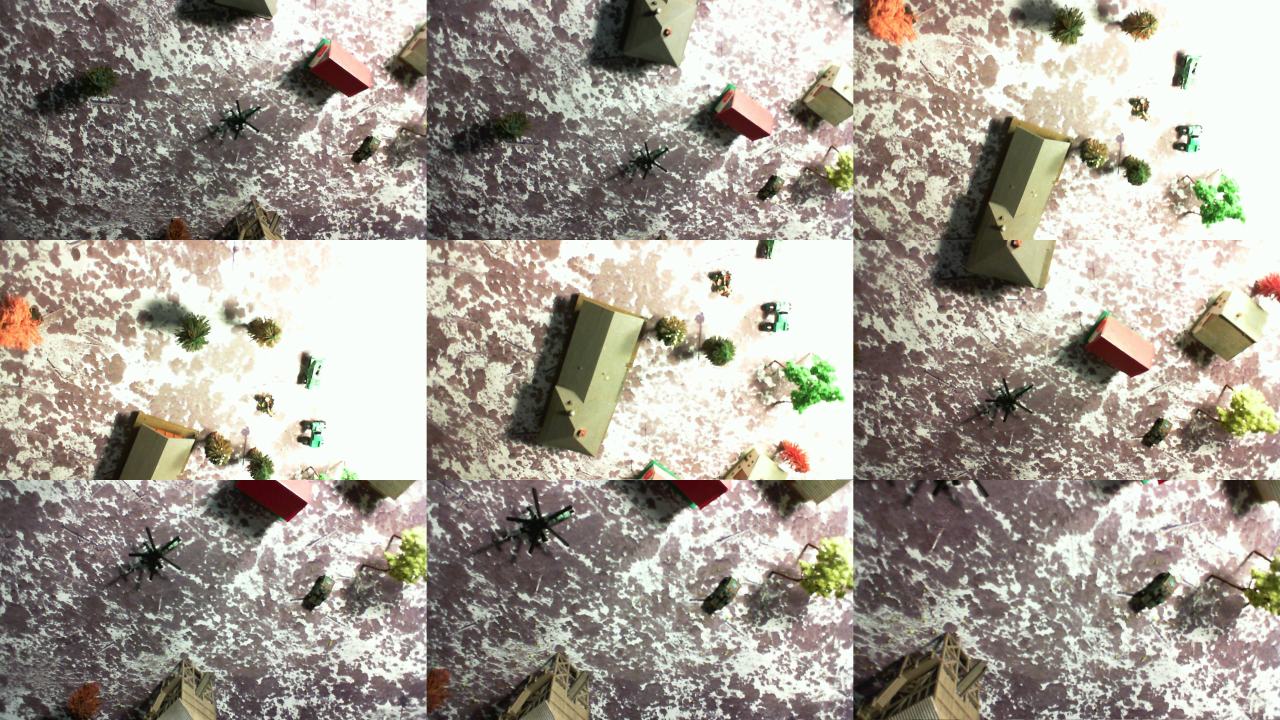
%> input picture extract_frame/RobotScene-s0015-p02-c02.jpg, 3840 x 2160 px (shown at 1/3 size); its folder holds only this picture in this run
$ octave --eval "cat_all;"   (GNU Octave 9; MATLAB toolbox functions it lacks are replaced by stand-ins)
%> lines starting %> are read from the running program, lines starting %| are printed output that depends on the picture
### extract_frame/extract4from9.m
function [res_img] = extract4from9(fname)
%> called with fname = 'RobotScene-s0015-p02-c02.jpg'

img = imread(fname);
frame2 = img(1:720, 1281:2560, :);
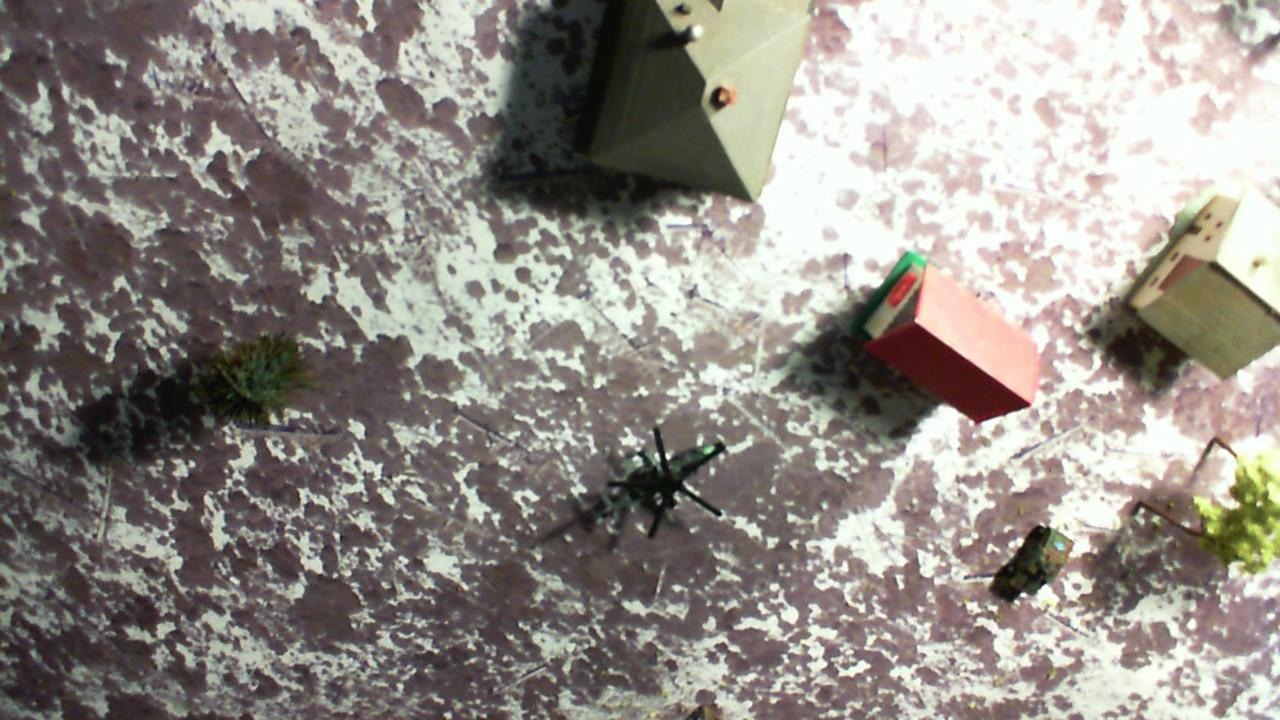
%> frame2: size 720x1280x3 uint8; mean R, G, B 146.9, 141.4, 134.7
frame4 = img(721:1440, 1:1280, :);
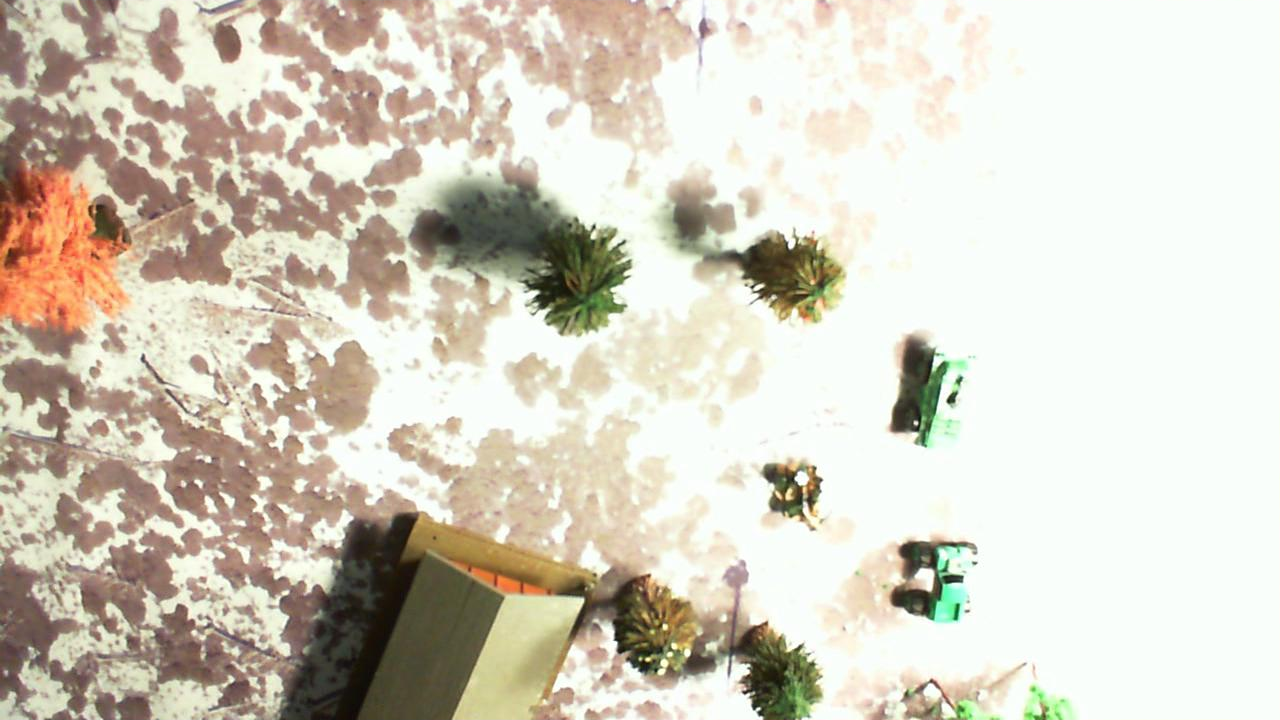
%> frame4: size 720x1280x3 uint8; mean R, G, B 213.1, 207.2, 192.8
frame6 = img(721:1440, 2561: 2560+1280, :);
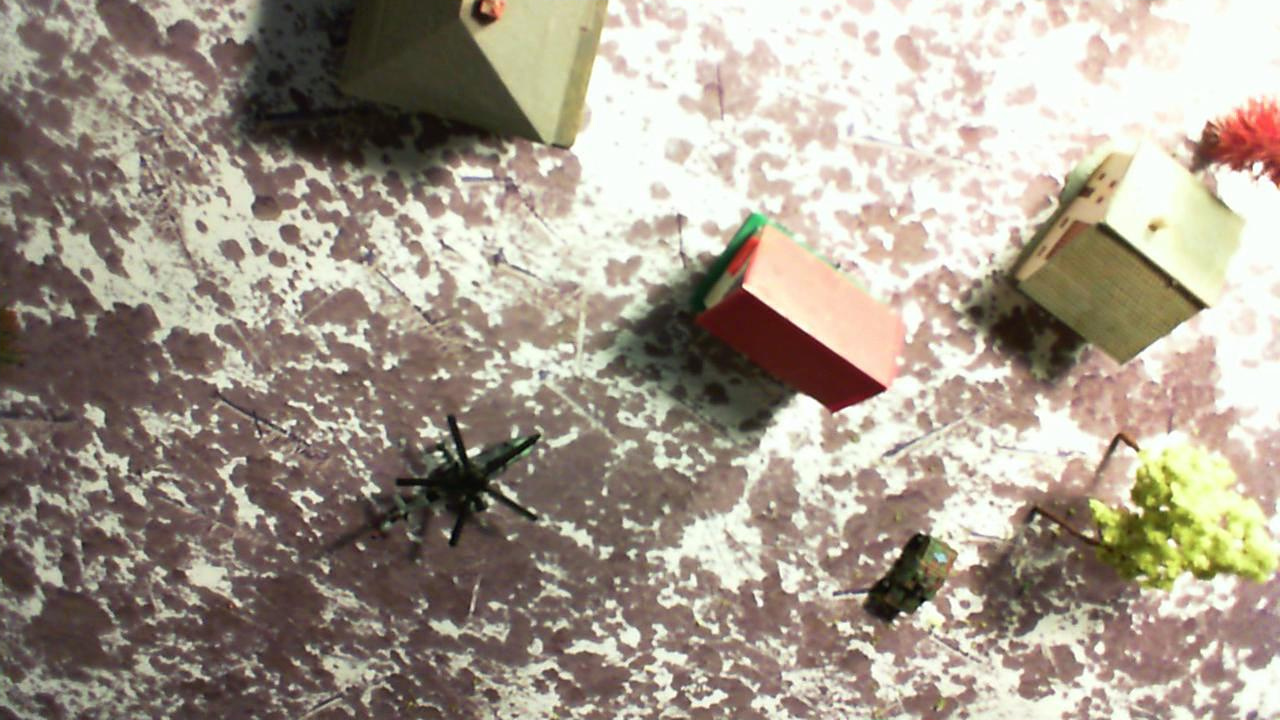
%> frame6: size 720x1280x3 uint8; mean R, G, B 165, 154, 140.6
frame8 = img(1441:1440+720, 1281:2560, :);
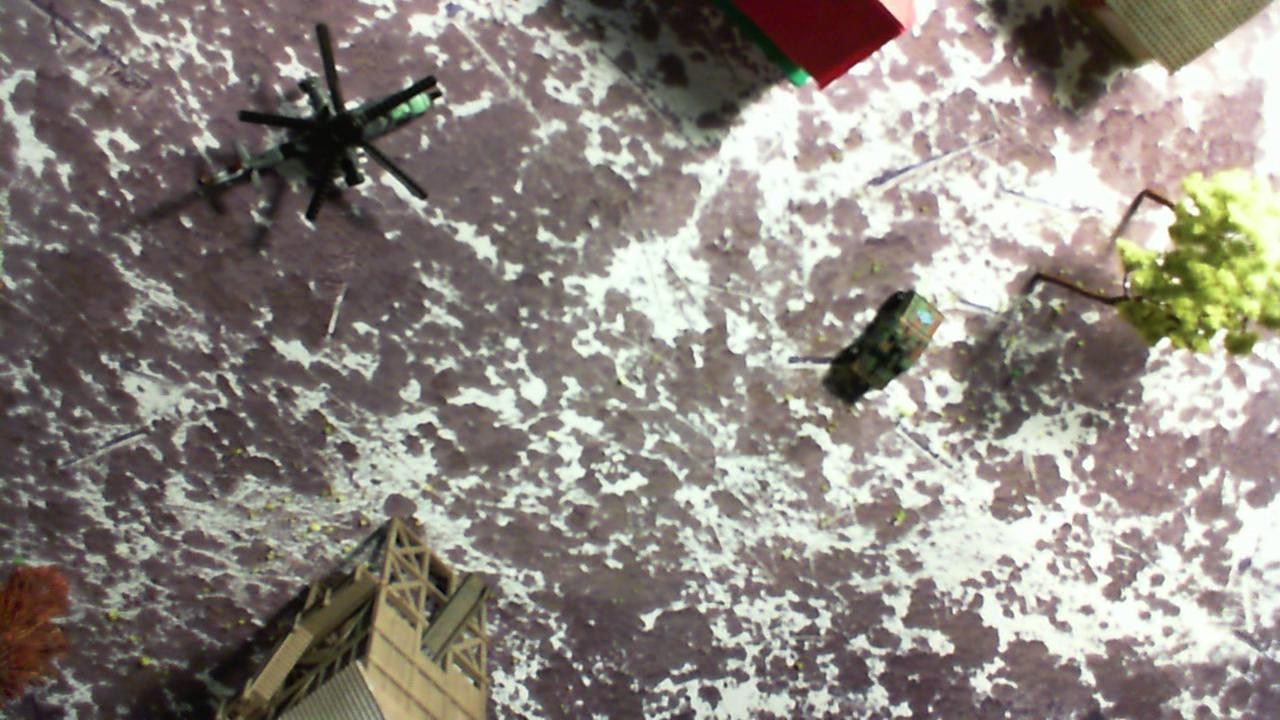
%> frame8: size 720x1280x3 uint8; mean R, G, B 141.7, 134.8, 127.8
res_img = cat(2, frame2, frame4, frame6, frame8);
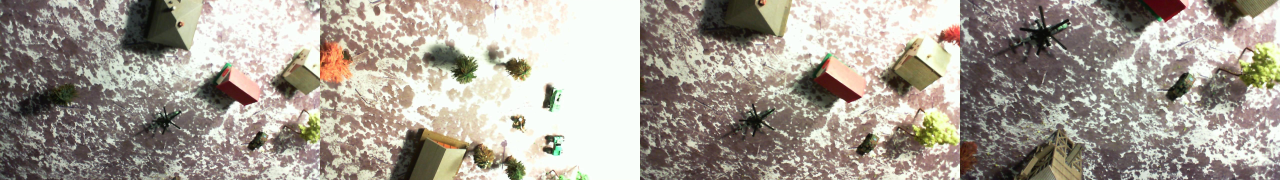
%> res_img: size 720x5120x3 uint8 (shown at 1/4 size); mean R, G, B 166.7, 159.4, 149

end

### extract_frame/cat_all.m
function [] = cat_all()

c00 = dir('*c02.jpg');
c01 = dir('*c03.jpg');

imwrite(cat(1, extract4from9(c00(1).name),extract4from9(c00(2).name),extract4from9(c00(3).name),extract4from9(c00(4).name)),'c02.jpg');

imwrite(cat(1, extract4from9(c01(1).name),extract4from9(c01(2).name),extract4from9(c01(3).name),extract4from9(c01(4).name)),'c03.jpg');

end

$ run again, on extract_frame/RobotScene-s0043-p00-c02.jpg
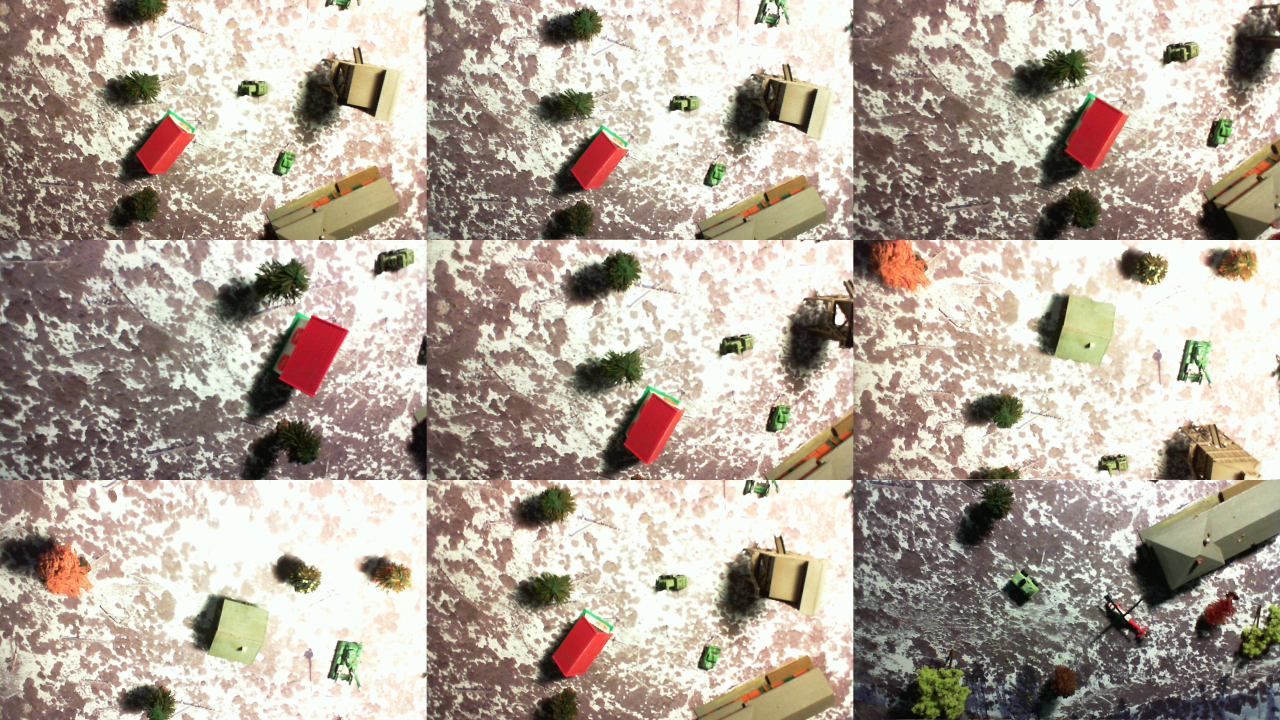
%> input picture extract_frame/RobotScene-s0043-p00-c02.jpg, 3840 x 2160 px (shown at 1/3 size)
%> in extract4from9, `frame8 = img(1441:1440+720, 1281:2560, :);`:
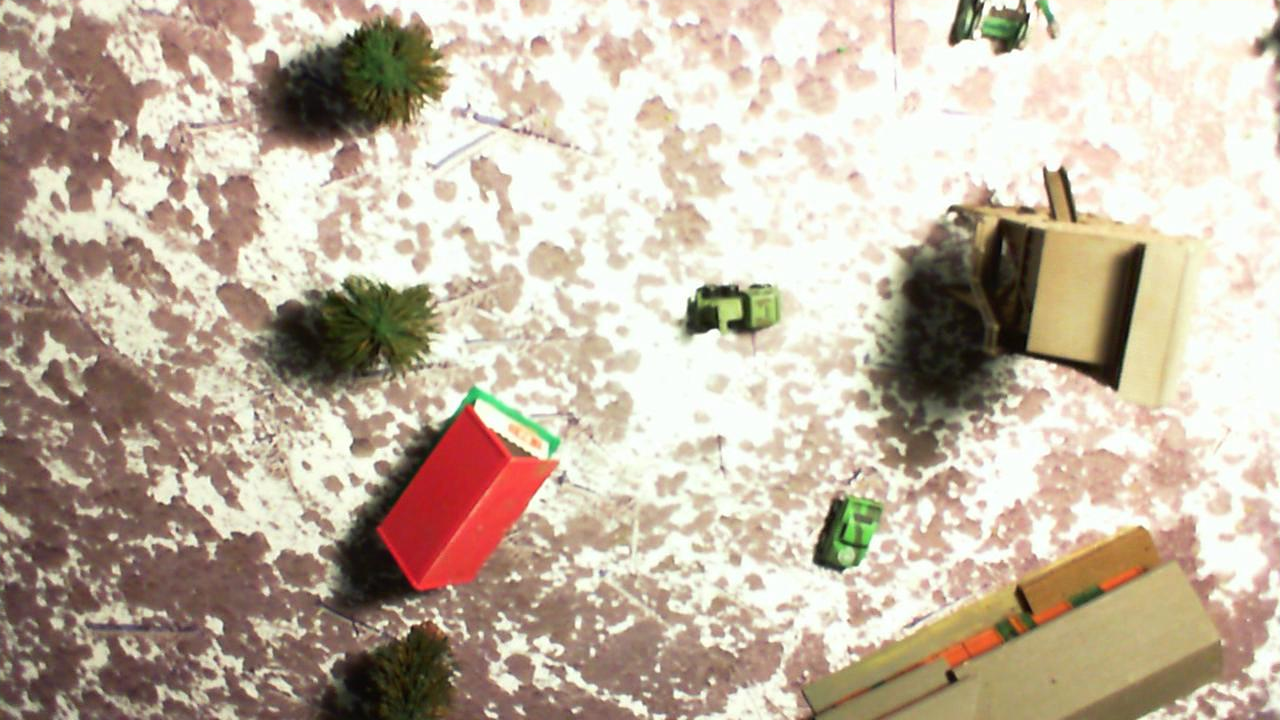
%> frame8: size 720x1280x3 uint8; mean R, G, B 194.7, 180.1, 162.6
%> in extract4from9, `res_img = cat(2, frame2, frame4, frame6, frame8);`:
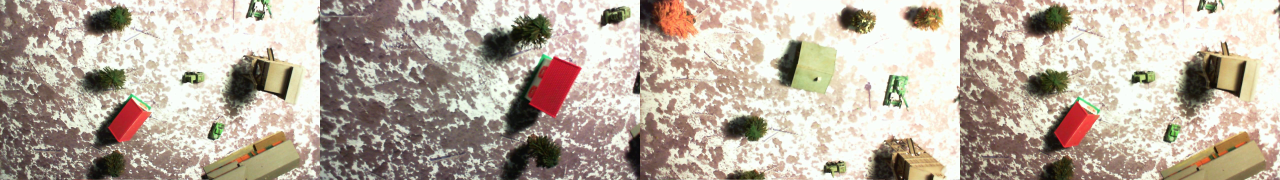
%> res_img: size 720x5120x3 uint8 (shown at 1/4 size); mean R, G, B 186.3, 174.5, 160.9
